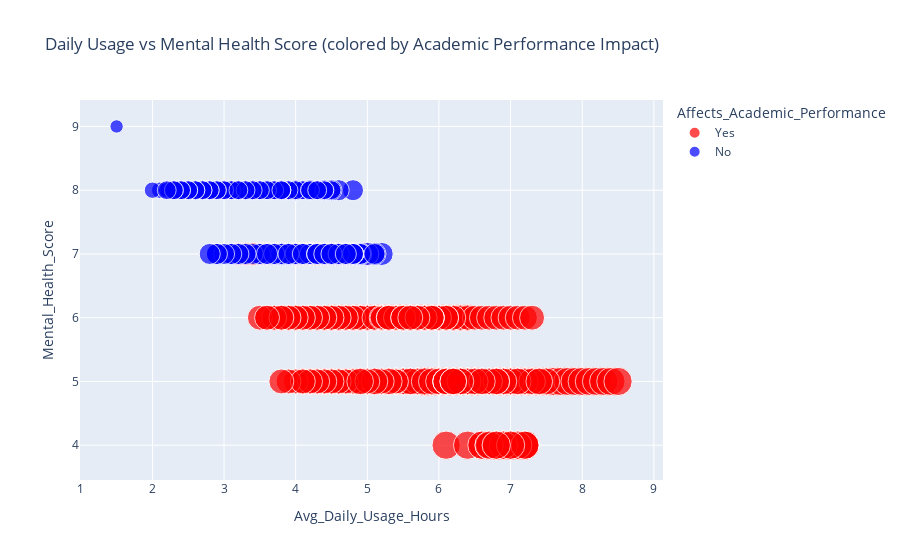

Here is the notebook cell this chart was saved with:
### Markdown cell above
## 📊 Boxplots of Numerical Features by Addicted Score

The visual below presents **boxplots** of selected numerical features plotted against the target variable: `Addicted_Score`.


### 🔍 Feature-wise Observations

- **Age vs Addicted Score**  
  Age does not show a clear increasing or decreasing trend with addiction scores. The spread is fairly uniform, with some minor variations and outliers across the range.

- **Average Daily Usage Hours vs Addicted Score**  
  A clear positive trend is evident — students with higher addiction scores tend to have significantly higher average daily usage hours. This could suggest a strong behavioral link between screen time and addiction.

- **Sleep Hours Per Night vs Addicted Score**  
  There appears to be a mild inverse relationship. Higher `Addicted_Score` groups tend to have lower median sleep hours, though variability exists. This may indicate that addiction affects or coincides with poor sleep habits.

- **Mental Health Score vs Addicted Score**  
  Mental health scores tend to decline as addiction scores increase. The median mental health score is lower in higher addiction groups, suggesting a potential negative impact of addiction on mental well-being.

### 📌 Notes

- Each subplot shows the distribution of a numerical feature for each unique `Addicted_Score` level.
- Boxes represent the interquartile range (IQR), with medians and outliers clearly visible.
- Distinct colors are used for each group to aid visual separation.

### Code cell
fig2 = px.scatter(
    students,
    x='Avg_Daily_Usage_Hours',
    y='Mental_Health_Score',
    color='Affects_Academic_Performance',
    color_discrete_map={
        'Yes': 'red',
        'No': 'blue'  # You can choose any other color you prefer
    },
    size='Addicted_Score',
    hover_data=['Country_Grouped', 'Gender'],
    title='Daily Usage vs Mental Health Score (colored by Academic Performance Impact)'
)
fig2.show()

### Figure 1 — Plotly figure (JSON) as saved in the notebook; plotly's stock layout.template omitted (floating-point values rounded to 4 significant figures; data arrays with more than 128 entries replaced by an {"elided": "..."} marker saying what was removed)
{"data": [{"customdata": {"elided": "453x2 str values"}, "hovertemplate": "Affects_Academic_Performance=Yes<br>Avg_Daily_Usage_Hours=%{x}<br>Mental_Health_Score=%{y}<br>Addicted_Score=%{marker.size}<br>Country_Grouped=%{customdata[0]}<br>Gender=%{customdata[1]}<extra></extra>", "legendgroup": "Yes", "marker": {"color": "red", "size": {"elided": "453 int values"}, "sizemode": "area", "sizeref": 0.0225, "symbol": "circle"}, "mode": "markers", "name": "Yes", "orientation": "v", "showlegend": true, "type": "scatter", "x": {"elided": "453 float values"}, "xaxis": "x", "y": {"elided": "453 int values"}, "yaxis": "y"}, {"customdata": {"elided": "252x2 str values"}, "hovertemplate": "Affects_Academic_Performance=No<br>Avg_Daily_Usage_Hours=%{x}<br>Mental_Health_Score=%{y}<br>Addicted_Score=%{marker.size}<br>Country_Grouped=%{customdata[0]}<br>Gender=%{customdata[1]}<extra></extra>", "legendgroup": "No", "marker": {"color": "blue", "size": {"elided": "252 int values"}, "sizemode": "area", "sizeref": 0.0225, "symbol": "circle"}, "mode": "markers", "name": "No", "orientation": "v", "showlegend": true, "type": "scatter", "x": {"elided": "252 float values"}, "xaxis": "x", "y": {"elided": "252 int values"}, "yaxis": "y"}], "layout": {"legend": {"itemsizing": "constant", "title": {"text": "Affects_Academic_Performance"}, "tracegroupgap": 0}, "title": {"text": "Daily Usage vs Mental Health Score (colored by Academic Performance Impact)"}, "xaxis": {"anchor": "y", "domain": [0, 1], "title": {"text": "Avg_Daily_Usage_Hours"}}, "yaxis": {"anchor": "x", "domain": [0, 1], "title": {"text": "Mental_Health_Score"}}}}
